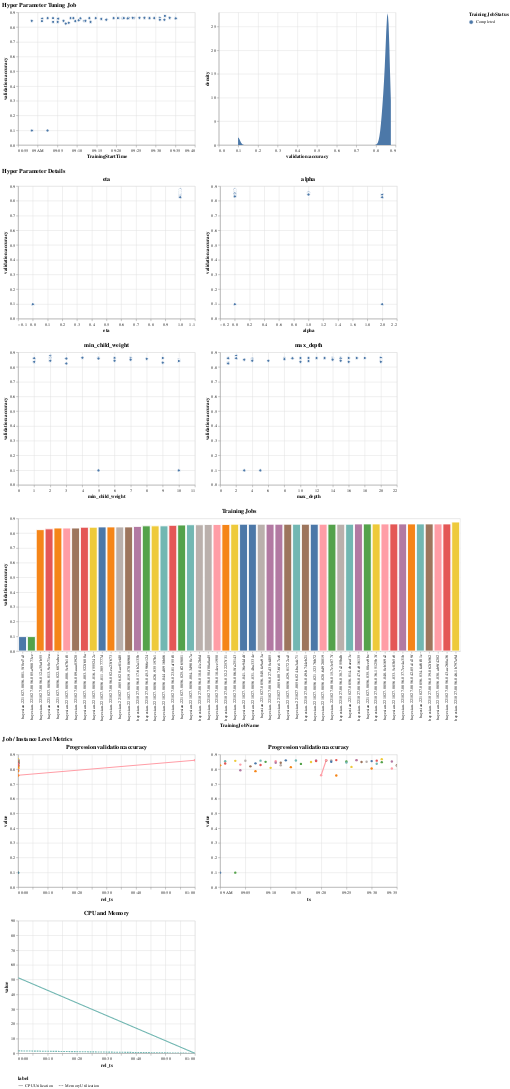

Notebook cell for this chart:
### Markdown cell above
Please ensure that the role used by SageMaker allows the `cloudwatch:ListMetrics` action on [IAM](https://console.aws.amazon.com/iam).

### Code cell
from reporting_util import analyze_hpo_job
analyze_hpo_job(tuner)
